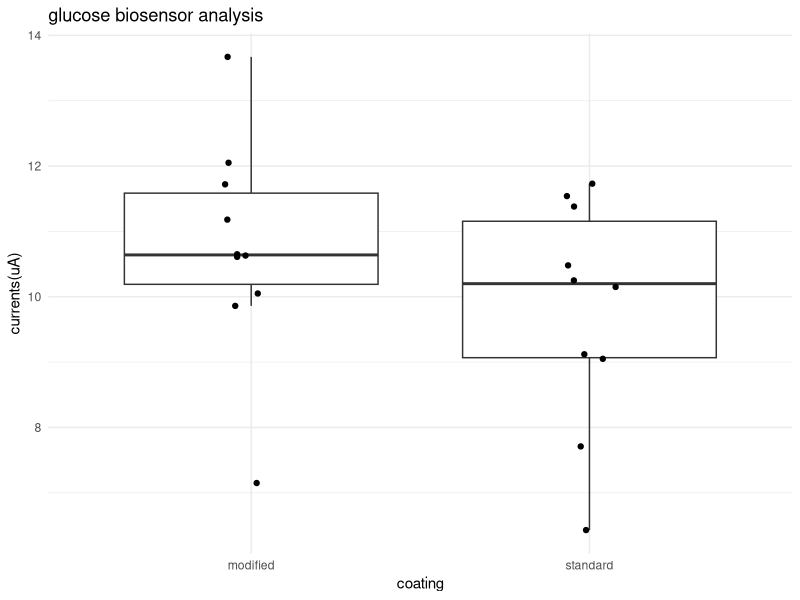

This chart was generated by the following R code:
## ---- chunk 1
electrodes <- read.csv("data/simulated_electrodes.csv")

## ---- chunk 2
dim(electrodes)
head(electrodes)
str(electrodes)
table(electrodes$coating)
anyNA(electrodes)

## ---- chunk 3
library(ggplot2)
ggplot(data = electrodes, aes(x=coating, y= current_uA)) +
  geom_boxplot(outlier.shape = NA) +
  geom_jitter(
    width = 0.08,
    height = 0
  ) +
  labs(title="glucose biosensor analysis", 
       x = "coating", 
       y = "currents(uA)"
       ) +
  theme_minimal()

  
